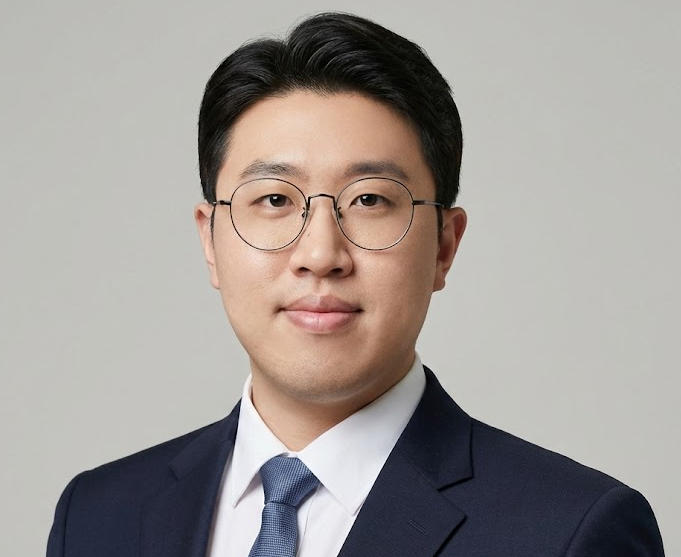
#> input picture applications/37_heroes_baseball/accounting/drafts/profile.png, 681 x 557 px
$ python -i patch_photo.py   (imports and definitions only)
#> lines starting #> are read from the running program, lines starting #| are printed output that depends on the picture
"""v9 → v10 패치: 사진칸에 프로필 사진 삽입 (증명사진 비율 크롭)"""
import os
import sys
import tempfile
from docx import Document
from docx.shared import Cm
from docx.enum.text import WD_ALIGN_PARAGRAPH
from docx.oxml.ns import qn
from lxml import etree
from PIL import Image

BASE_DIR = os.path.abspath(os.path.join(os.path.dirname(__file__), '..'))
PROJECT_ROOT = os.path.abspath(os.path.join(BASE_DIR, '..', '..', '..'))
INPUT = os.path.join(BASE_DIR, 'drafts', 'resume_v9.docx')
OUTPUT = os.path.join(BASE_DIR, 'drafts', 'resume_v10.docx')
PHOTO_PATH = os.path.join(PROJECT_ROOT, 'common', 'photos', 'profile.png')

# 사진 셀: R0C0, 수직병합 R0~R2, 폭 2000 twips ≈ 3.5cm
# 증명사진 표준 비율 3:4 사용, 셀 폭에 맞춤
PHOTO_WIDTH_CM = 3.0   # 셀 3.5cm에서 마진 빼고
PHOTO_RATIO = 3.0 / 4.0  # 가로:세로 = 3:4 증명사진


def crop_portrait(photo_path, out_path):
    """3:4 증명사진 비율로 중앙 크롭 (얼굴 상단 우선)"""
#> called with out_path = 'out.png'
    with Image.open(photo_path) as img:
#> img is the input picture: PIL image 681x557 RGB; mean R, G, B 159.6, 153.5, 149.6
        img = img.convert('RGB')
        w, h = img.size
#> w = 681; h = 557
        src_ratio = w / h
#> src_ratio = 1.22

        if src_ratio > PHOTO_RATIO:
            new_w = int(h * PHOTO_RATIO)
#> new_w = 417
            left = (w - new_w) // 2
#> left = 132
            img = img.crop((left, 0, left + new_w, h))
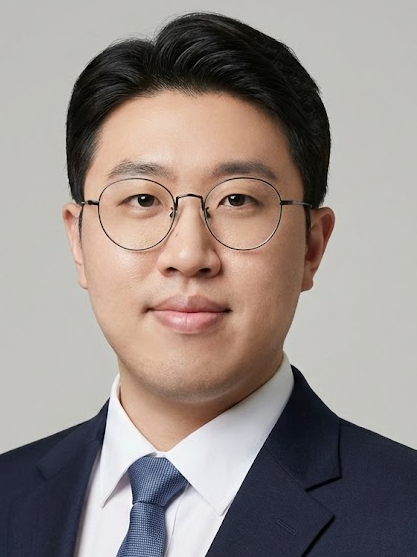
#> img: PIL image 417x557 RGB; mean R, G, B 150, 139.8, 135
        elif src_ratio < PHOTO_RATIO:
            new_h = int(w / PHOTO_RATIO)
            top = max(0, int((h - new_h) * 0.15))
            if top + new_h > h:
                top = h - new_h
            img = img.crop((0, top, w, top + new_h))

        img = img.resize((480, 640), Image.LANCZOS)
#> img: PIL image 480x640 RGB
        img.save(out_path, 'PNG')
    return out_path


# [47 lines left out: functions clear_cell, main, not called in this run]


# [2 lines not run here, left out]

>>> result = crop_portrait('../../../37_heroes_baseball/accounting/drafts/profile.png', 'out.png')

$ run again, on applications/13_dongyang/general_admin/drafts/cert_social_welfare_original.jpg
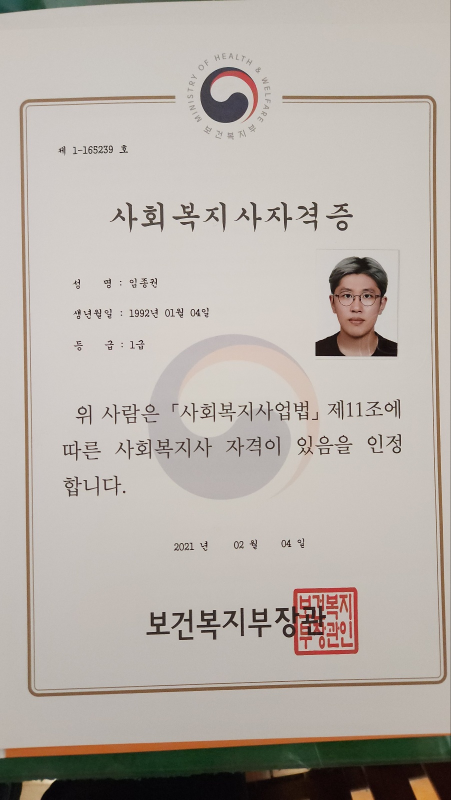
#> input picture applications/13_dongyang/general_admin/drafts/cert_social_welfare_original.jpg, 901 x 1600 px (shown at 1/2 size)
#> in crop_portrait, img is the input picture: PIL image 901x1600 RGB; mean R, G, B 183.4, 176.2, 169.3
#> in crop_portrait, `img = img.crop((0, top, w, top + new_h))`:
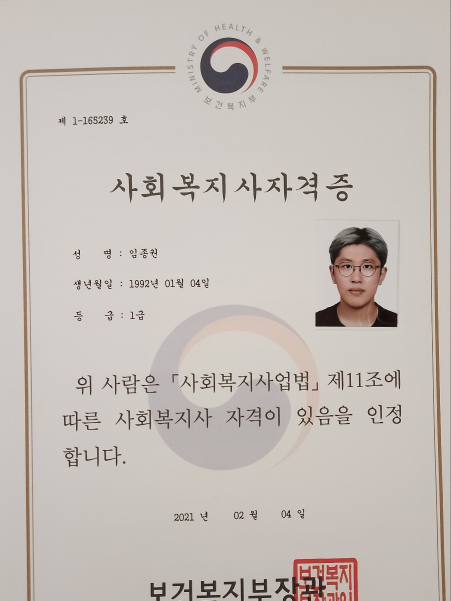
#> img: PIL image 901x1201 RGB (shown at 1/2 size); mean R, G, B 196.7, 189.3, 183.6
#> in crop_portrait, `img = img.resize((480, 640), Image.LANCZOS)`:
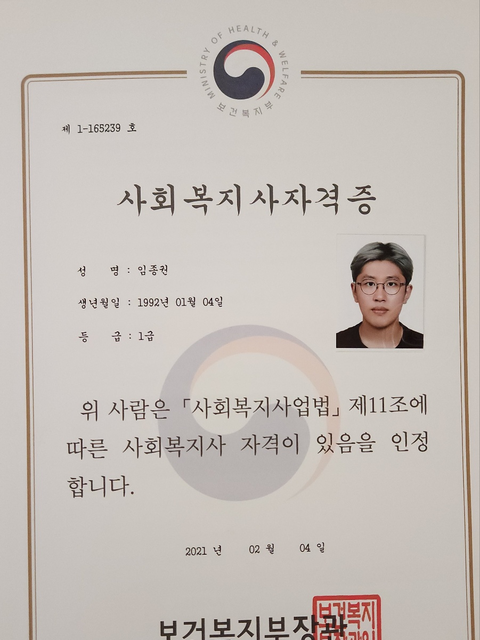
#> img: PIL image 480x640 RGB; mean R, G, B 196.7, 189.3, 183.6
